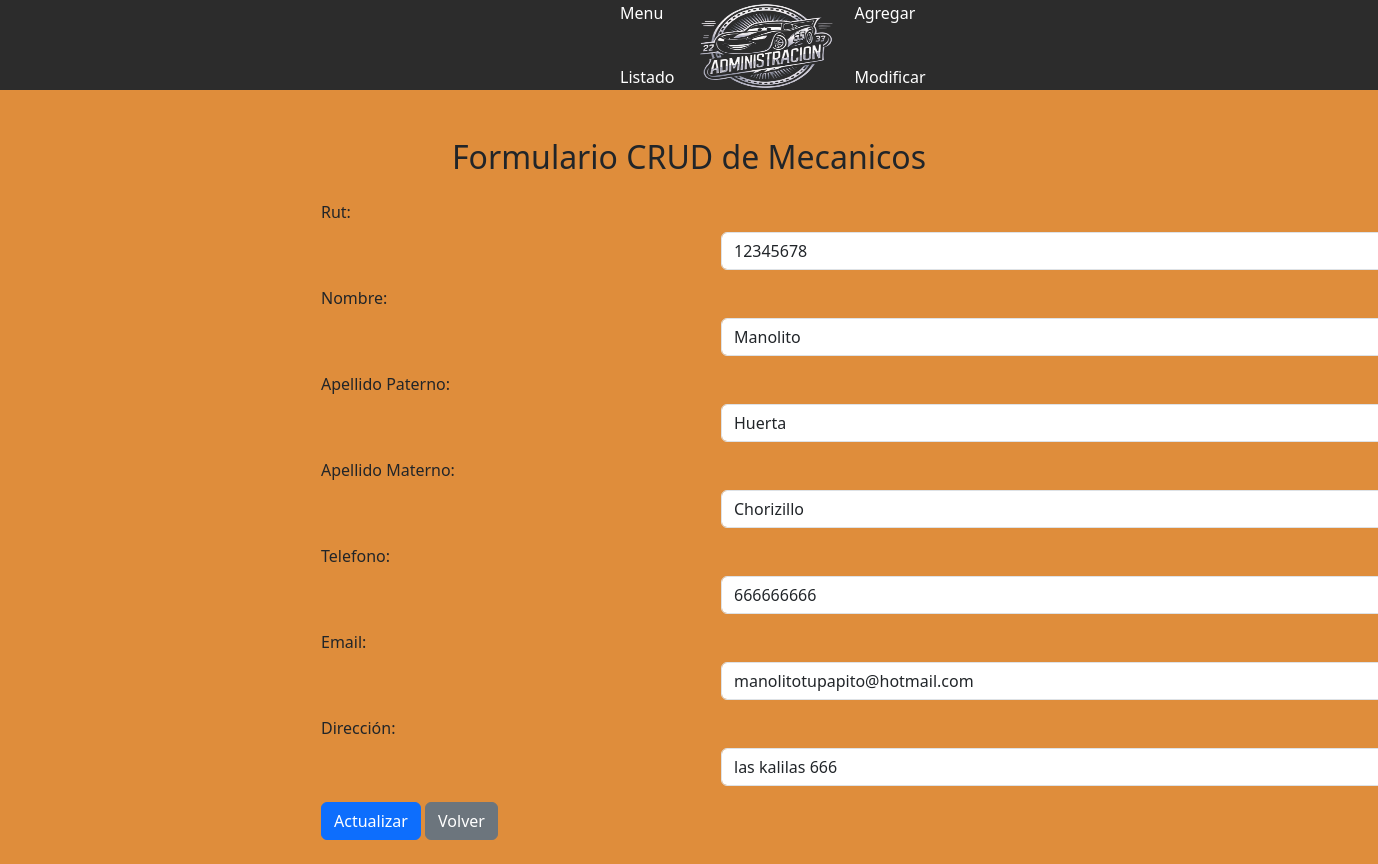
/mecanicos_findEdit/12345678, run on the app's committed database.
### myapp/models.py (models this page shows, shortened)
class Mecanico(models.Model):
    rut = models.CharField(primary_key=True, max_length=10)
    nombre = models.CharField(max_length=20)
    apellido_paterno = models.CharField(max_length=20)
    apellido_materno = models.CharField(max_length=20)
    telefono = models.CharField(max_length=45)
    email = models.EmailField(unique=True, max_length=100, blank=True, null=True)
    direccion = models.CharField(max_length=50, blank=True, null=True)

### myapp/views.py (the view)
# urls.py: path('mecanicos_findEdit/<str:pk>', views.mecanicos_findEdit, name='mecanicos_findEdit'),
def mecanicos_findEdit(request,pk):
    if pk != "":
        mecanico=Mecanico.objects.get(rut=pk)
        context={'mecanico':mecanico}
        if mecanico:
            return render(request, 'Administracion/editM.html', context)
        else:
            context={'mensaje':'Error, rut no existe...'}
            return render(request, 'Administracion/listarM.html', context)

### myapp/templates/Administracion/editM.html (shortened to what this page needs)
{% load static %}
<!DOCTYPE html>
<html lang="en">
<head>
    <link rel="stylesheet" href="{% static 'css/menu.css' %}">
    <link rel="stylesheet" href="{% static 'css/Listado.css' %}">
    <link rel="stylesheet" href="{% static 'bootstrap-5.3.3/css/bootstrap.css' %}">
</head>
<body>
    <div class="navbarM">
        <ul class="nav me-auto mb-4 mb-lg-0">
            <li class="nav-item">
                <a class="nav-link" href="{% url 'menu' %}">Menu</a>
            </li>
            <li class="nav-item">
                <a class="nav-link" href="{% url 'listar' %}">Listado</a>
            </li>
        </ul>
        <a class="logo" href="{% url 'menu' %}">
            <img src="{% static 'imagenes/Adm.png' %}" alt="logo" width="140px" height="100px">
        </a>
        <ul class="nav ms-auto mb-2 mb-lg-0">
            <li class="nav-item">
                <a class="nav-link" href="{% url 'agrega' %}">Agregar</a>
            </li>
            <li class="nav-item">
                <a class="nav-link" href="{% url 'modificar' %}">Modificar</a>
            </li>
        </ul>
    </div>
    <div class="container mt-5">
        <div class="row justify-content-center">
            <div class="col-md-8">
                {% if mecanico %}
                <h2 class="text-center mb-4">Formulario CRUD de Mecanicos</h2>
                <form action="{% url 'mecanicosUpdate' %}" method="POST">
                    <div class="mb-3">
                        <label class="form-label">Rut:</label>
                        <input type="text" name="rut" value="{{mecanico.rut}}" class="form-control" required>
                    </div>
                    <div class="mb-3">
                        <label class="form-label">Nombre:</label>
                        <input type="text" name="nombre" value="{{mecanico.nombre}}" class="form-control" required>
                    </div>
                    <div class="mb-3">
                        <label class="form-label">Apellido Paterno:</label>
                        <input type="text" name="paterno" value="{{mecanico.apellido_paterno}}" class="form-control" required>
                    </div>
                    <div class="mb-3">
                        <label class="form-label">Apellido Materno:</label>
                        <input type="text" name="materno" value="{{mecanico.apellido_materno}}" class="form-control" required>
                    </div>
                    <div class="mb-3">
                        <label class="form-label">Telefono:</label>
                        <input type="text" name="telefono" value="{{mecanico.telefono}}" class="form-control" required>
                    </div>
                    <div class="mb-3">
                        <label class="form-label">Email:</label>
                        <input type="email" name="email" value="{{mecanico.email}}" class="form-control" required>
                    </div>
                    <div class="mb-3">
                        <label class="form-label">Dirección:</label>
                        <input type="text" name="direccion" value="{{mecanico.direccion}}" class="form-control" required>
                    </div>
                    <input type="submit" name="opcion" value="Actualizar" class="btn btn-primary">
                    <a href="{% url 'ModificarM' %}" class="btn btn-secondary">Volver</a>
                </form>
                <br>
                {% endif %}
            </div>
        </div>
    </div>
</body>
</html>

### myapp/static/css/menu.css (style rules this page uses)
.navbarM { background-color: #2c2c2c; height: 90px; align-items: center; display: flex; padding: 0 600px; }
.logo { text-decoration: none; }
.form-control { margin-left: 400px; display: auto; }
.nav li { display: inline-block; }
.nav a { color: white; text-decoration: none; padding: 20px; }

### myapp/templates/Administracion/editM.html (style rules this page uses)
body { background: rgb(223, 141, 59); }

### data on the page
Mecanico: rut "12345678", nombre "Manolito", paterno "Huerta", materno "Chorizillo", telefono "666666666", email "manolitotupapito@hotmail.com", direccion "las kalilas 666"
